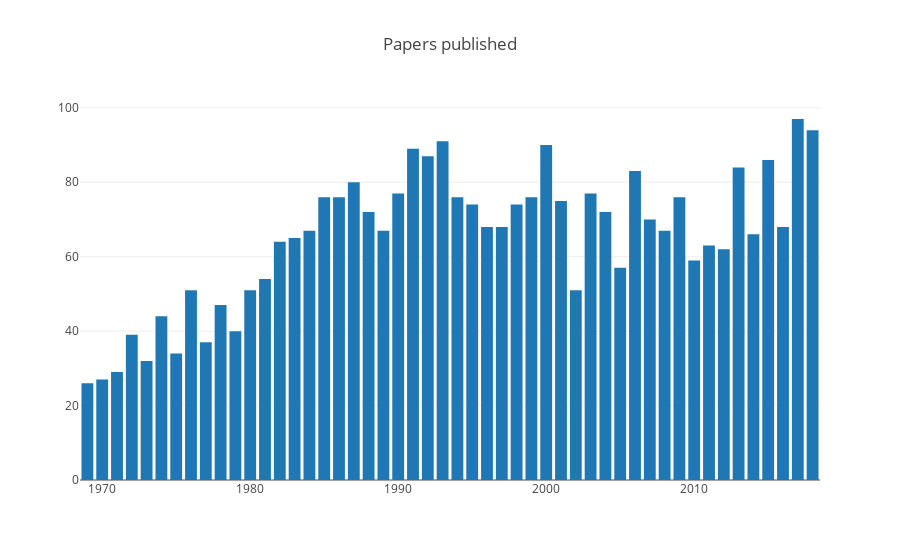

Source (notebook cell):
### Markdown cell above
# Basic statistics

### Code cell
data = ijhcs.groupby('year')['paperid'].count().reset_index()

trace = go.Bar(x=data['year'],
               y=data['paperid'])

layout = go.Layout(title='Papers published')

fig = go.Figure(data=[trace], layout=layout)
plotly.offline.iplot(fig)
pio.write_image(fig, 'reports/images/ijhcs_papers.png')

### Figure 1 — Plotly figure (JSON) as saved in the notebook; plotly's stock layout.template omitted (floating-point values rounded to 4 significant figures)
{"data": [{"type": "bar", "uid": "4765c27b-6526-47bf-aaf5-34d23b0b1d48", "x": [1969, 1970, 1971, 1972, 1973, 1974, 1975, 1976, 1977, 1978, 1979, 1980, 1981, 1982, 1983, 1984, 1985, 1986, 1987, 1988, 1989, 1990, 1991, 1992, 1993, 1994, 1995, 1996, 1997, 1998, 1999, 2000, 2001, 2002, 2003, 2004, 2005, 2006, 2007, 2008, 2009, 2010, 2011, 2012, 2013, 2014, 2015, 2016, 2017, 2018], "y": [26, 27, 29, 39, 32, 44, 34, 51, 37, 47, 40, 51, 54, 64, 65, 67, 76, 76, 80, 72, 67, 77, 89, 87, 91, 76, 74, 68, 68, 74, 76, 90, 75, 51, 77, 72, 57, 83, 70, 67, 76, 59, 63, 62, 84, 66, 86, 68, 97, 94]}], "layout": {"title": {"text": "Papers published"}}}
